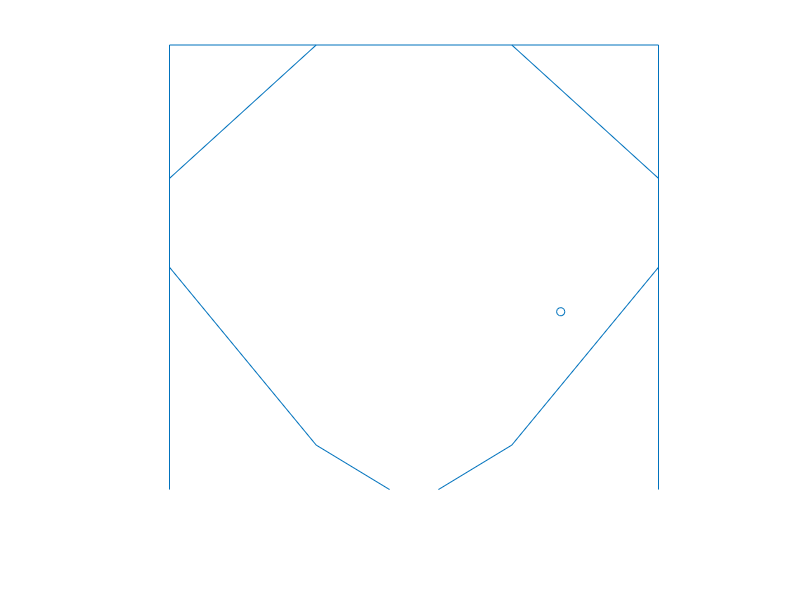

Recreate this plot in MATLAB. (Note: this script raises an error after producing the figure.)
function wrapper()

close all
warning('off','MATLAB:singularMatrix')
f = figure;

dt = 0.05;
g = -9.8/4;
currentBS = [8 4];
currentBS(3) = -randi(5);
currentBS(4) = randi(5);

% [5 4 -2 0];
Walls = [...
        0 0 0 10 1; ... % Left
        0 10 10 10 1; ... % Top
        10 0 10 10 1; ... % Right
        0 5 3 1 .9; ...
        10 5 7 1 .9; ... 
        0 7 3 10 1; ...
        7 10 10 7 1;]; % Diag
hold on
for i = 1:length(Walls(:,1))
    thewall = Walls(i,:);
    xWall = [thewall(1), thewall(3)];
    yWall = [thewall(2), thewall(4)];
    wallfig = line(xWall, yWall);
end

axis([0 10 -1 10])
axis square
axis off

FlipLeft = [3 1 4.5 0 1;]; % Left
FlipRight = [5.5 0 7 1 1;]; % Right
% FlipLeft = [3 1 4.5 2 1.1;];
% FlipRight = [5.5 2 7 1 1.1;];

xFlip = [FlipLeft(1), FlipLeft(3)];
yFlip = [FlipLeft(2), FlipLeft(4)];
leftFlipFig = line(xFlip, yFlip);
xFlip = [FlipRight(1), FlipRight(3)];
yFlip = [FlipRight(2), FlipRight(4)];
rightFlipFig = line(xFlip, yFlip);

flipRad = hypot((FlipLeft(3)-FlipLeft(1)),(FlipLeft(4)-FlipLeft(2)));
% thetaMag = abs(atan((FlipLeft(4)-FlipLeft(2))/(FlipLeft(3)-FlipLeft(1))));
thetaDown = atan((FlipLeft(4)-FlipLeft(2))/(FlipLeft(3)-FlipLeft(1)));
thetaUp = -thetaDown;
thetaRange = linspace(thetaDown, thetaUp, 1000);
xRotL = flipRad .* cos(thetaRange) + FlipLeft(1);
xRotR = -flipRad .* cos(thetaRange) + FlipRight(3);
yRot = flipRad .* sin(thetaRange) + FlipLeft(2);

X = currentBS(1);
Y = currentBS(2);
ballScat = scatter(X,Y);
thefig = gcf;
set(thefig, 'KeyPressFcn', @KeyPress, 'KeyReleaseFcn', @KeyRelease);

while currentBS(2) > -0.001
   AllWalls = [Walls; FlipLeft; FlipRight;];
   
   set(leftFlipFig, 'XData', [FlipLeft(1), FlipLeft(3)], 'YData', [FlipLeft(2), FlipLeft(4)]);
   set(rightFlipFig, 'XData', [FlipRight(1), FlipRight(3)], 'YData', [FlipRight(2), FlipRight(4)]);
   currentBS(4) = currentBS(4) + g * dt;
   currentBS = updateBallState(currentBS, dt, AllWalls);
   set(ballScat, 'XData', currentBS(1), 'YData',currentBS(2))
   drawnow
end

    function KeyPress(~,eventdata)
        % Utilizes keypresses to move the x/y coordinates of the ball or
        % quits the simulation
        switch eventdata.Character
            case 'q'
                currentBS(2) = -Inf;
                close(gcf)
            case 'a'
                RotateLeft(1)
            case 'l'
                RotateRight(1)
            case 'r'
                wrapper()
        end
        
    end

    function KeyRelease(~,eventdata)
        switch eventdata.Character
            case 'a'
                RotateLeft(0)
            case 'l'
                RotateRight(0)
        end
    end

    function RotateLeft(dir)
        if ~dir
            xRotUse = fliplr(xRotL);
            yRotUse = fliplr(yRot);
        else
            xRotUse = xRotL;
            yRotUse = yRot;
        end
        for k = 1:1000
            FlipLeft = [3 1 xRotUse(k) yRotUse(k) 1];
        end
    end

    function RotateRight(dir)
        if ~dir
            xRotUse = fliplr(xRotR);
            yRotUse = fliplr(yRot);
        else
            xRotUse = xRotR;
            yRotUse = yRot;
        end
        for k = 1:1000
            FlipRight = [xRotUse(k) yRotUse(k) 7 1 1];
        end
    end

end